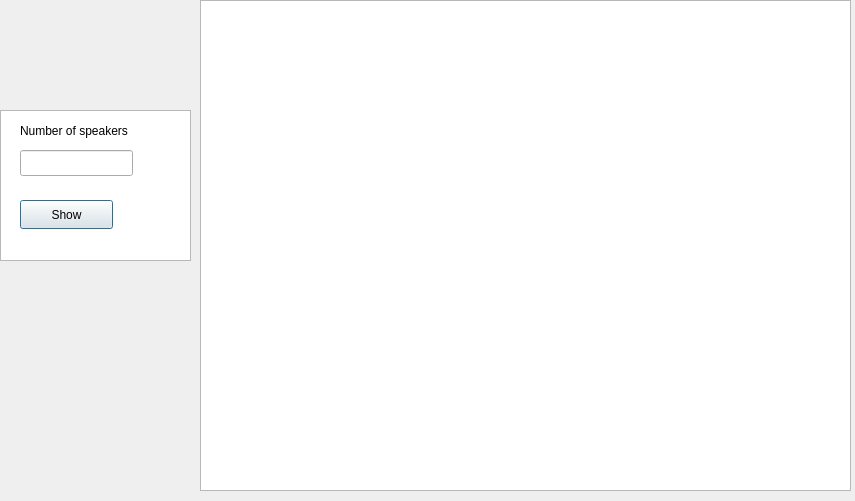
<?xml version="1.0" encoding="UTF-8"?>
<ui version="4.0">
 <class>SpeakersWindow</class>
 <widget class="QDialog" name="SpeakersWindow">
  <property name="geometry">
   <rect>
    <x>0</x>
    <y>0</y>
    <width>855</width>
    <height>501</height>
   </rect>
  </property>
  <property name="windowTitle">
   <string>Dialog</string>
  </property>
  <widget class="QTextEdit" name="textEdit">
   <property name="geometry">
    <rect>
     <x>0</x>
     <y>110</y>
     <width>191</width>
     <height>151</height>
    </rect>
   </property>
  </widget>
  <widget class="QLabel" name="label">
   <property name="geometry">
    <rect>
     <x>20</x>
     <y>110</y>
     <width>151</width>
     <height>41</height>
    </rect>
   </property>
   <property name="text">
    <string>Number of speakers</string>
   </property>
  </widget>
  <widget class="QLineEdit" name="lineEdit">
   <property name="geometry">
    <rect>
     <x>20</x>
     <y>150</y>
     <width>113</width>
     <height>26</height>
    </rect>
   </property>
  </widget>
  <widget class="QPushButton" name="pushButton">
   <property name="geometry">
    <rect>
     <x>20</x>
     <y>200</y>
     <width>93</width>
     <height>29</height>
    </rect>
   </property>
   <property name="text">
    <string>Show</string>
   </property>
  </widget>
  <widget class="QTableView" name="tableView">
   <property name="geometry">
    <rect>
     <x>200</x>
     <y>0</y>
     <width>651</width>
     <height>491</height>
    </rect>
   </property>
  </widget>
 </widget>
 <resources/>
 <connections/>
</ui>
